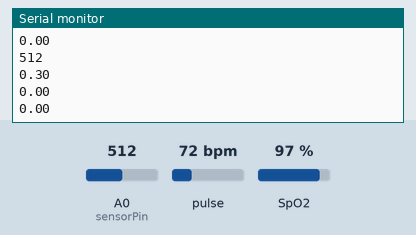
Bench run of a sketch on a simulated Arduino Uno, built with avr-gcc and run on an emulated ATmega328P. On the bench: the last lines printed to the serial monitor. The inputs (shaded band) are chosen by the test bench; at power-on: A0 (sensorPin) = 512, pulse 72 bpm, SpO2 97 %.

Above: at 1.2 s.
1.3 s: A0 (sensorPin) set to 0
At 1.7 s:
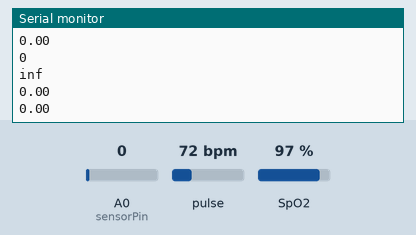
3.2 s: pulse set to 42 bpm
At 3.21 s:
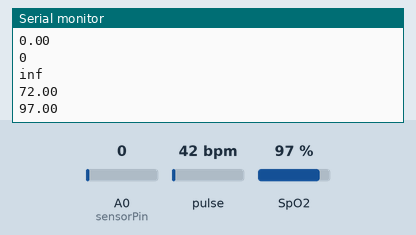
4.7 s: SpO2 set to 80 %
At 4.72 s:
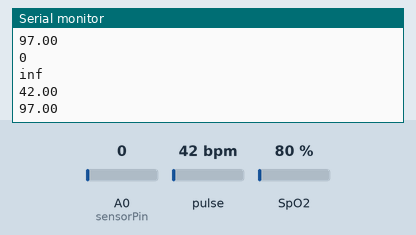
6.2 s: A0 (sensorPin) set to 122
At 6.24 s:
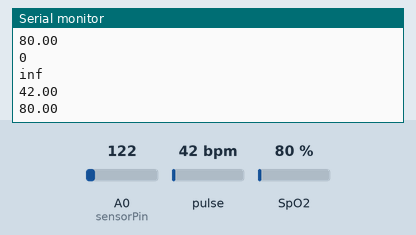
7.7 s: pulse set to 70 bpm
At 7.75 s:
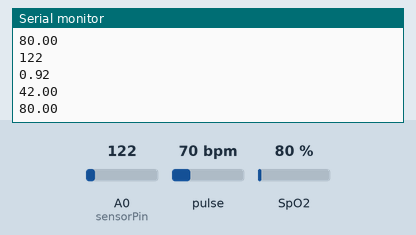
Timing chart, 0 to 10.2 s (numbered marks = the images above; inputs shaded):
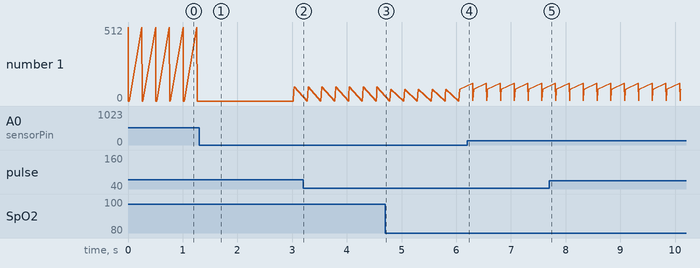

The sketch:

sketch_apr23e.ino
```cpp
// This example shows how to connect to Cayenne using an ESP8266 and send/receive sample data.
// Make sure you install the ESP8266 Board Package via the Arduino IDE Board Manager and select the correct ESP8266 board before compiling.


//#include <FreqMeasure.h>
#include <Wire.h>
#include "MAX30100_PulseOximeter.h"


const int sensorPin = A0;
int sensorVal;
float frequency;
float BMP;


PulseOximeter pox;
unsigned long lastMillis = 0;

void setup() {
  Serial.begin(9600);
 //FreqMeasure.begin();
 pox.begin();


}
double sum=0;
int count=0;

void loop() {

pox.update();

        sensorVal = analogRead(sensorPin);
        Serial.println(sensorVal);
        double voltage = convertToVoltage(sensorVal);

        double absorbance = calculateAbsorbance(voltage);
        double hr = pox.getHeartRate();
        double spo2 = pox.getSpO2();
         Serial.println(absorbance);
          Serial.println(hr);
          Serial.println(spo2);


        delay(250);

}

double convertToVoltage(double ADC_Val)
{
  double volt = 0;

  volt = 5*(ADC_Val/1023);

  return volt;
}

double calculateAbsorbance(double volt)
{
  double absorbance = 0;

  absorbance = log10(5/volt);

  return absorbance;
}
```

Measured:
- after the input at 1.3 s, the serial monitor: prints a new line after 0.21 s (image 1)
- plotted number 1: 97 → 80 after the input at 4.7 s
